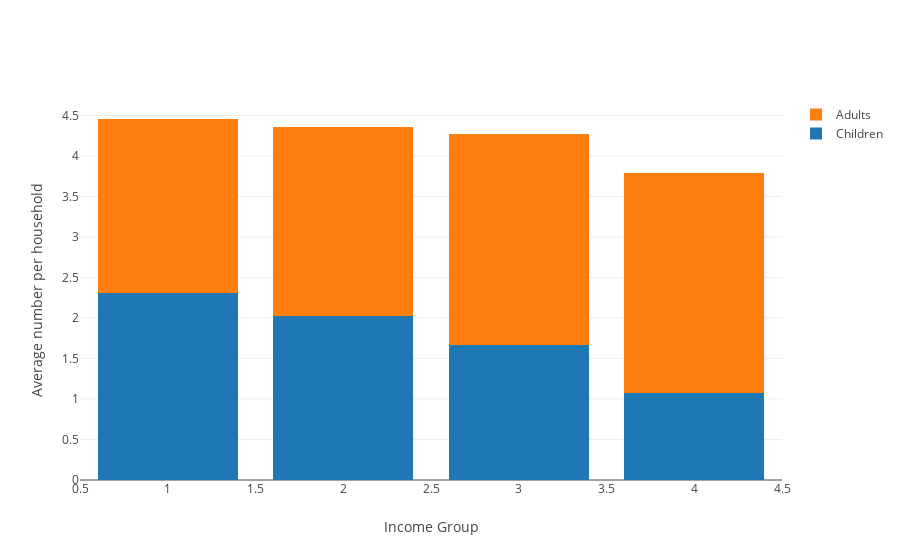

Write notebook code for a chart like this one.
### Markdown cell above
## Number of children / adult per household
This plot indicated as more income (richer) people get in Costa Rica, the households tends to have less children. We can also see that the number of people per household is slowly decreasing as we look through households with higher imcomes.

<img src="plots/Num_of_children_per_hh.png">

### Code cell
cr.plot_avg_num_per_hh()

### Figure 1 — Plotly figure (JSON) as saved in the notebook; plotly's stock layout.template omitted (floating-point values rounded to 4 significant figures)
{"data": [{"name": "Children", "type": "bar", "uid": "e5feae33-1cf5-4334-a3c8-8058c78d5907", "x": [1, 2, 3, 4], "y": [2.309, 2.021, 1.672, 1.076]}, {"name": "Adults", "type": "bar", "uid": "fded091d-097e-423b-9b6a-f42c565e160f", "x": [1, 2, 3, 4], "y": [2.147, 2.341, 2.6, 2.714]}], "layout": {"barmode": "stack", "xaxis": {"title": "Income Group"}, "yaxis": {"title": "Average number per household"}}}
